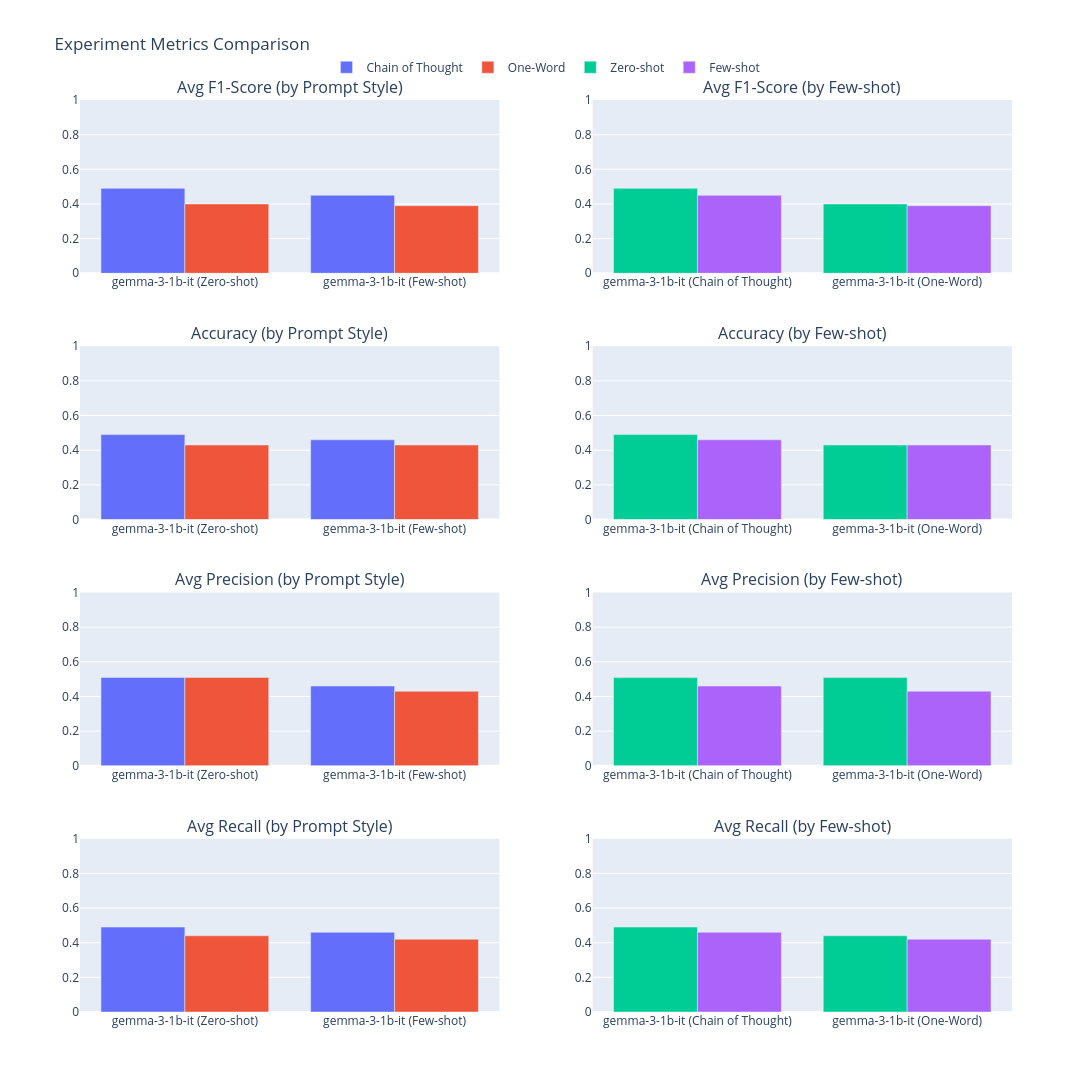

Write notebook code for a chart like this one.
### Code cell
fig = plot_experiment_comparison(metrics)
fig.show()

### Figure 1 — Plotly figure (JSON) as saved in the notebook; plotly's stock layout.template omitted (floating-point values rounded to 4 significant figures)
{"data": [{"legendgroup": "chain_of_thought", "marker": {"color": "#636EFA"}, "name": "Chain of Thought", "showlegend": true, "type": "bar", "x": ["gemma-3-1b-it\n(Zero-shot)", "gemma-3-1b-it\n(Few-shot)"], "xaxis": "x", "y": [0.49, 0.45], "yaxis": "y"}, {"legendgroup": "one_word", "marker": {"color": "#EF553B"}, "name": "One-Word", "showlegend": true, "type": "bar", "x": ["gemma-3-1b-it\n(Zero-shot)", "gemma-3-1b-it\n(Few-shot)"], "xaxis": "x", "y": [0.4, 0.39], "yaxis": "y"}, {"legendgroup": "False", "marker": {"color": "#00CC96"}, "name": "Zero-shot", "showlegend": true, "type": "bar", "x": ["gemma-3-1b-it\n(Chain of Thought)", "gemma-3-1b-it\n(One-Word)"], "xaxis": "x2", "y": [0.49, 0.4], "yaxis": "y2"}, {"legendgroup": "True", "marker": {"color": "#AB63FA"}, "name": "Few-shot", "showlegend": true, "type": "bar", "x": ["gemma-3-1b-it\n(Chain of Thought)", "gemma-3-1b-it\n(One-Word)"], "xaxis": "x2", "y": [0.45, 0.39], "yaxis": "y2"}, {"legendgroup": "chain_of_thought", "marker": {"color": "#636EFA"}, "name": "Chain of Thought", "showlegend": false, "type": "bar", "x": ["gemma-3-1b-it\n(Zero-shot)", "gemma-3-1b-it\n(Few-shot)"], "xaxis": "x3", "y": [0.49, 0.46], "yaxis": "y3"}, {"legendgroup": "one_word", "marker": {"color": "#EF553B"}, "name": "One-Word", "showlegend": false, "type": "bar", "x": ["gemma-3-1b-it\n(Zero-shot)", "gemma-3-1b-it\n(Few-shot)"], "xaxis": "x3", "y": [0.43, 0.43], "yaxis": "y3"}, {"legendgroup": "False", "marker": {"color": "#00CC96"}, "name": "Zero-shot", "showlegend": false, "type": "bar", "x": ["gemma-3-1b-it\n(Chain of Thought)", "gemma-3-1b-it\n(One-Word)"], "xaxis": "x4", "y": [0.49, 0.43], "yaxis": "y4"}, {"legendgroup": "True", "marker": {"color": "#AB63FA"}, "name": "Few-shot", "showlegend": false, "type": "bar", "x": ["gemma-3-1b-it\n(Chain of Thought)", "gemma-3-1b-it\n(One-Word)"], "xaxis": "x4", "y": [0.46, 0.43], "yaxis": "y4"}, {"legendgroup": "chain_of_thought", "marker": {"color": "#636EFA"}, "name": "Chain of Thought", "showlegend": false, "type": "bar", "x": ["gemma-3-1b-it\n(Zero-shot)", "gemma-3-1b-it\n(Few-shot)"], "xaxis": "x5", "y": [0.51, 0.46], "yaxis": "y5"}, {"legendgroup": "one_word", "marker": {"color": "#EF553B"}, "name": "One-Word", "showlegend": false, "type": "bar", "x": ["gemma-3-1b-it\n(Zero-shot)", "gemma-3-1b-it\n(Few-shot)"], "xaxis": "x5", "y": [0.51, 0.43], "yaxis": "y5"}, {"legendgroup": "False", "marker": {"color": "#00CC96"}, "name": "Zero-shot", "showlegend": false, "type": "bar", "x": ["gemma-3-1b-it\n(Chain of Thought)", "gemma-3-1b-it\n(One-Word)"], "xaxis": "x6", "y": [0.51, 0.51], "yaxis": "y6"}, {"legendgroup": "True", "marker": {"color": "#AB63FA"}, "name": "Few-shot", "showlegend": false, "type": "bar", "x": ["gemma-3-1b-it\n(Chain of Thought)", "gemma-3-1b-it\n(One-Word)"], "xaxis": "x6", "y": [0.46, 0.43], "yaxis": "y6"}, {"legendgroup": "chain_of_thought", "marker": {"color": "#636EFA"}, "name": "Chain of Thought", "showlegend": false, "type": "bar", "x": ["gemma-3-1b-it\n(Zero-shot)", "gemma-3-1b-it\n(Few-shot)"], "xaxis": "x7", "y": [0.49, 0.46], "yaxis": "y7"}, {"legendgroup": "one_word", "marker": {"color": "#EF553B"}, "name": "One-Word", "showlegend": false, "type": "bar", "x": ["gemma-3-1b-it\n(Zero-shot)", "gemma-3-1b-it\n(Few-shot)"], "xaxis": "x7", "y": [0.44, 0.42], "yaxis": "y7"}, {"legendgroup": "False", "marker": {"color": "#00CC96"}, "name": "Zero-shot", "showlegend": false, "type": "bar", "x": ["gemma-3-1b-it\n(Chain of Thought)", "gemma-3-1b-it\n(One-Word)"], "xaxis": "x8", "y": [0.49, 0.44], "yaxis": "y8"}, {"legendgroup": "True", "marker": {"color": "#AB63FA"}, "name": "Few-shot", "showlegend": false, "type": "bar", "x": ["gemma-3-1b-it\n(Chain of Thought)", "gemma-3-1b-it\n(One-Word)"], "xaxis": "x8", "y": [0.46, 0.42], "yaxis": "y8"}], "layout": {"annotations": [{"font": {"size": 16}, "showarrow": false, "text": "Avg F1-Score (by Prompt Style)", "x": 0.225, "xanchor": "center", "xref": "paper", "y": 1.0, "yanchor": "bottom", "yref": "paper"}, {"font": {"size": 16}, "showarrow": false, "text": "Avg F1-Score (by Few-shot)", "x": 0.775, "xanchor": "center", "xref": "paper", "y": 1.0, "yanchor": "bottom", "yref": "paper"}, {"font": {"size": 16}, "showarrow": false, "text": "Accuracy (by Prompt Style)", "x": 0.225, "xanchor": "center", "xref": "paper", "y": 0.73, "yanchor": "bottom", "yref": "paper"}, {"font": {"size": 16}, "showarrow": false, "text": "Accuracy (by Few-shot)", "x": 0.775, "xanchor": "center", "xref": "paper", "y": 0.73, "yanchor": "bottom", "yref": "paper"}, {"font": {"size": 16}, "showarrow": false, "text": "Avg Precision (by Prompt Style)", "x": 0.225, "xanchor": "center", "xref": "paper", "y": 0.46, "yanchor": "bottom", "yref": "paper"}, {"font": {"size": 16}, "showarrow": false, "text": "Avg Precision (by Few-shot)", "x": 0.775, "xanchor": "center", "xref": "paper", "y": 0.46, "yanchor": "bottom", "yref": "paper"}, {"font": {"size": 16}, "showarrow": false, "text": "Avg Recall (by Prompt Style)", "x": 0.225, "xanchor": "center", "xref": "paper", "y": 0.19, "yanchor": "bottom", "yref": "paper"}, {"font": {"size": 16}, "showarrow": false, "text": "Avg Recall (by Few-shot)", "x": 0.775, "xanchor": "center", "xref": "paper", "y": 0.19, "yanchor": "bottom", "yref": "paper"}], "barmode": "group", "height": 1200, "legend": {"orientation": "h", "x": 0.5, "xanchor": "center", "y": 1.02, "yanchor": "bottom"}, "title": {"text": "Experiment Metrics Comparison"}, "width": 1100, "xaxis": {"anchor": "y", "domain": [0.0, 0.45]}, "xaxis2": {"anchor": "y2", "domain": [0.55, 1.0]}, "xaxis3": {"anchor": "y3", "domain": [0.0, 0.45]}, "xaxis4": {"anchor": "y4", "domain": [0.55, 1.0]}, "xaxis5": {"anchor": "y5", "domain": [0.0, 0.45]}, "xaxis6": {"anchor": "y6", "domain": [0.55, 1.0]}, "xaxis7": {"anchor": "y7", "domain": [0.0, 0.45]}, "xaxis8": {"anchor": "y8", "domain": [0.55, 1.0]}, "yaxis": {"anchor": "x", "domain": [0.81, 1.0], "range": [0, 1]}, "yaxis2": {"anchor": "x2", "domain": [0.81, 1.0], "range": [0, 1]}, "yaxis3": {"anchor": "x3", "domain": [0.54, 0.73], "range": [0, 1]}, "yaxis4": {"anchor": "x4", "domain": [0.54, 0.73], "range": [0, 1]}, "yaxis5": {"anchor": "x5", "domain": [0.27, 0.46], "range": [0, 1]}, "yaxis6": {"anchor": "x6", "domain": [0.27, 0.46], "range": [0, 1]}, "yaxis7": {"anchor": "x7", "domain": [0.0, 0.19], "range": [0, 1]}, "yaxis8": {"anchor": "x8", "domain": [0.0, 0.19], "range": [0, 1]}}}
